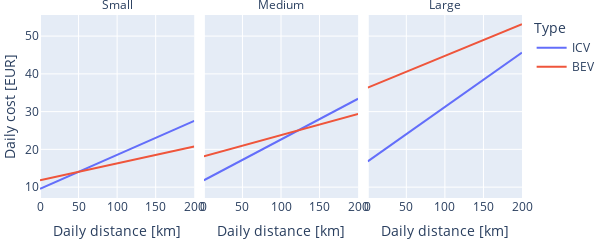

The notebook cell saved with this chart:
### Code cell
# Prepare figure comparing vehicle size trade-offs

# Small
df_small_icv = pd.DataFrame({
    "distance_km": np.linspace(0, 200),
    "cost_EUR": 210 / 22 + 9 * np.linspace(0, 200) * 1e-2,
})
df_small_icv["engine"] = "ICV"
df_small_icv["size"] = "Small"

df_small_bev = pd.DataFrame({
    "distance_km": np.linspace(0, 200),
    "cost_EUR": 260 / 22 + 4.48 * np.linspace(0, 200) * 1e-2,
})
df_small_bev["engine"] = "BEV"
df_small_bev["size"] = "Small"

# Medium
df_medium_icv = pd.DataFrame({
    "distance_km": np.linspace(0, 200),
    "cost_EUR": 260 / 22 + 10.80 * np.linspace(0, 200) * 1e-2,
})
df_medium_icv["engine"] = "ICV"
df_medium_icv["size"] = "Medium"

df_medium_bev = pd.DataFrame({
    "distance_km": np.linspace(0, 200),
    "cost_EUR": 400 / 22 + 5.60 * np.linspace(0, 200) * 1e-2,
})
df_medium_bev["engine"] = "BEV"
df_medium_bev["size"] = "Medium"

# Large
df_large_icv = pd.DataFrame({
    "distance_km": np.linspace(0, 200),
    "cost_EUR": 370 / 22 + 14.40 * np.linspace(0, 200) * 1e-2,
})
df_large_icv["engine"] = "ICV"
df_large_icv["size"] = "Large"

df_large_bev = pd.DataFrame({
    "distance_km": np.linspace(0, 200),
    "cost_EUR": 800 / 22 + 8.40 * np.linspace(0, 200) * 1e-2,
})
df_large_bev["engine"] = "BEV"
df_large_bev["size"] = "Large"

df = pd.concat([df_small_icv, df_small_bev, df_medium_icv, df_medium_bev, df_large_icv, df_large_bev])
df = df.rename(columns = { 
    "size": "Size", "engine": "Type",  
    "cost_EUR": "Daily cost [EUR]",
    "distance_km": "Daily distance [km]"
})

figure = px.line(df, x = "Daily distance [km]", y = "Daily cost [EUR]", color = "Type", facet_col = "Size")
figure.for_each_annotation(lambda item: item.update(text = item.text.split("=")[-1]))

figure.update_layout(
    width = 600,
    height = 200,
    margin=dict(
        l = 0,
        r = 0,
        b = 0,
        t = 15,
        pad = 0
    )
)

figure.write_image(figures_path / "vehicle_type_tradeoff.pdf")
figure

### Figure 1 — Plotly figure (JSON) as saved in the notebook; plotly's stock layout.template omitted (floating-point values rounded to 4 significant figures)
{"data": [{"hovertemplate": "Type=ICV<br>Size=Small<br>Daily distance [km]=%{x}<br>Daily cost [EUR]=%{y}<extra></extra>", "legendgroup": "ICV", "line": {"color": "#636efa", "dash": "solid"}, "marker": {"symbol": "circle"}, "mode": "lines", "name": "ICV", "orientation": "v", "showlegend": true, "type": "scatter", "x": [0.0, 4.082, 8.163, 12.24, 16.33, 20.41, 24.49, 28.57, 32.65, 36.73, 40.82, 44.9, 48.98, 53.06, 57.14, 61.22, 65.31, 69.39, 73.47, 77.55, 81.63, 85.71, 89.8, 93.88, 97.96, 102.0, 106.1, 110.2, 114.3, 118.4, 122.4, 126.5, 130.6, 134.7, 138.8, 142.9, 146.9, 151.0, 155.1, 159.2, 163.3, 167.3, 171.4, 175.5, 179.6, 183.7, 187.8, 191.8, 195.9, 200.0], "xaxis": "x", "y": [9.545, 9.913, 10.28, 10.65, 11.01, 11.38, 11.75, 12.12, 12.48, 12.85, 13.22, 13.59, 13.95, 14.32, 14.69, 15.06, 15.42, 15.79, 16.16, 16.53, 16.89, 17.26, 17.63, 17.99, 18.36, 18.73, 19.1, 19.46, 19.83, 20.2, 20.57, 20.93, 21.3, 21.67, 22.04, 22.4, 22.77, 23.14, 23.5, 23.87, 24.24, 24.61, 24.97, 25.34, 25.71, 26.08, 26.44, 26.81, 27.18, 27.55], "yaxis": "y"}, {"hovertemplate": "Type=ICV<br>Size=Medium<br>Daily distance [km]=%{x}<br>Daily cost [EUR]=%{y}<extra></extra>", "legendgroup": "ICV", "line": {"color": "#636efa", "dash": "solid"}, "marker": {"symbol": "circle"}, "mode": "lines", "name": "ICV", "orientation": "v", "showlegend": false, "type": "scatter", "x": [0.0, 4.082, 8.163, 12.24, 16.33, 20.41, 24.49, 28.57, 32.65, 36.73, 40.82, 44.9, 48.98, 53.06, 57.14, 61.22, 65.31, 69.39, 73.47, 77.55, 81.63, 85.71, 89.8, 93.88, 97.96, 102.0, 106.1, 110.2, 114.3, 118.4, 122.4, 126.5, 130.6, 134.7, 138.8, 142.9, 146.9, 151.0, 155.1, 159.2, 163.3, 167.3, 171.4, 175.5, 179.6, 183.7, 187.8, 191.8, 195.9, 200.0], "xaxis": "x2", "y": [11.82, 12.26, 12.7, 13.14, 13.58, 14.02, 14.46, 14.9, 15.34, 15.79, 16.23, 16.67, 17.11, 17.55, 17.99, 18.43, 18.87, 19.31, 19.75, 20.19, 20.63, 21.08, 21.52, 21.96, 22.4, 22.84, 23.28, 23.72, 24.16, 24.6, 25.04, 25.48, 25.92, 26.37, 26.81, 27.25, 27.69, 28.13, 28.57, 29.01, 29.45, 29.89, 30.33, 30.77, 31.21, 31.65, 32.1, 32.54, 32.98, 33.42], "yaxis": "y2"}, {"hovertemplate": "Type=ICV<br>Size=Large<br>Daily distance [km]=%{x}<br>Daily cost [EUR]=%{y}<extra></extra>", "legendgroup": "ICV", "line": {"color": "#636efa", "dash": "solid"}, "marker": {"symbol": "circle"}, "mode": "lines", "name": "ICV", "orientation": "v", "showlegend": false, "type": "scatter", "x": [0.0, 4.082, 8.163, 12.24, 16.33, 20.41, 24.49, 28.57, 32.65, 36.73, 40.82, 44.9, 48.98, 53.06, 57.14, 61.22, 65.31, 69.39, 73.47, 77.55, 81.63, 85.71, 89.8, 93.88, 97.96, 102.0, 106.1, 110.2, 114.3, 118.4, 122.4, 126.5, 130.6, 134.7, 138.8, 142.9, 146.9, 151.0, 155.1, 159.2, 163.3, 167.3, 171.4, 175.5, 179.6, 183.7, 187.8, 191.8, 195.9, 200.0], "xaxis": "x3", "y": [16.82, 17.41, 17.99, 18.58, 19.17, 19.76, 20.34, 20.93, 21.52, 22.11, 22.7, 23.28, 23.87, 24.46, 25.05, 25.63, 26.22, 26.81, 27.4, 27.99, 28.57, 29.16, 29.75, 30.34, 30.92, 31.51, 32.1, 32.69, 33.28, 33.86, 34.45, 35.04, 35.63, 36.21, 36.8, 37.39, 37.98, 38.57, 39.15, 39.74, 40.33, 40.92, 41.5, 42.09, 42.68, 43.27, 43.85, 44.44, 45.03, 45.62], "yaxis": "y3"}, {"hovertemplate": "Type=BEV<br>Size=Small<br>Daily distance [km]=%{x}<br>Daily cost [EUR]=%{y}<extra></extra>", "legendgroup": "BEV", "line": {"color": "#EF553B", "dash": "solid"}, "marker": {"symbol": "circle"}, "mode": "lines", "name": "BEV", "orientation": "v", "showlegend": true, "type": "scatter", "x": [0.0, 4.082, 8.163, 12.24, 16.33, 20.41, 24.49, 28.57, 32.65, 36.73, 40.82, 44.9, 48.98, 53.06, 57.14, 61.22, 65.31, 69.39, 73.47, 77.55, 81.63, 85.71, 89.8, 93.88, 97.96, 102.0, 106.1, 110.2, 114.3, 118.4, 122.4, 126.5, 130.6, 134.7, 138.8, 142.9, 146.9, 151.0, 155.1, 159.2, 163.3, 167.3, 171.4, 175.5, 179.6, 183.7, 187.8, 191.8, 195.9, 200.0], "xaxis": "x", "y": [11.82, 12.0, 12.18, 12.37, 12.55, 12.73, 12.92, 13.1, 13.28, 13.46, 13.65, 13.83, 14.01, 14.2, 14.38, 14.56, 14.74, 14.93, 15.11, 15.29, 15.48, 15.66, 15.84, 16.02, 16.21, 16.39, 16.57, 16.76, 16.94, 17.12, 17.3, 17.49, 17.67, 17.85, 18.04, 18.22, 18.4, 18.58, 18.77, 18.95, 19.13, 19.32, 19.5, 19.68, 19.86, 20.05, 20.23, 20.41, 20.6, 20.78], "yaxis": "y"}, {"hovertemplate": "Type=BEV<br>Size=Medium<br>Daily distance [km]=%{x}<br>Daily cost [EUR]=%{y}<extra></extra>", "legendgroup": "BEV", "line": {"color": "#EF553B", "dash": "solid"}, "marker": {"symbol": "circle"}, "mode": "lines", "name": "BEV", "orientation": "v", "showlegend": false, "type": "scatter", "x": [0.0, 4.082, 8.163, 12.24, 16.33, 20.41, 24.49, 28.57, 32.65, 36.73, 40.82, 44.9, 48.98, 53.06, 57.14, 61.22, 65.31, 69.39, 73.47, 77.55, 81.63, 85.71, 89.8, 93.88, 97.96, 102.0, 106.1, 110.2, 114.3, 118.4, 122.4, 126.5, 130.6, 134.7, 138.8, 142.9, 146.9, 151.0, 155.1, 159.2, 163.3, 167.3, 171.4, 175.5, 179.6, 183.7, 187.8, 191.8, 195.9, 200.0], "xaxis": "x2", "y": [18.18, 18.41, 18.64, 18.87, 19.1, 19.32, 19.55, 19.78, 20.01, 20.24, 20.47, 20.7, 20.92, 21.15, 21.38, 21.61, 21.84, 22.07, 22.3, 22.52, 22.75, 22.98, 23.21, 23.44, 23.67, 23.9, 24.12, 24.35, 24.58, 24.81, 25.04, 25.27, 25.5, 25.72, 25.95, 26.18, 26.41, 26.64, 26.87, 27.1, 27.32, 27.55, 27.78, 28.01, 28.24, 28.47, 28.7, 28.92, 29.15, 29.38], "yaxis": "y2"}, {"hovertemplate": "Type=BEV<br>Size=Large<br>Daily distance [km]=%{x}<br>Daily cost [EUR]=%{y}<extra></extra>", "legendgroup": "BEV", "line": {"color": "#EF553B", "dash": "solid"}, "marker": {"symbol": "circle"}, "mode": "lines", "name": "BEV", "orientation": "v", "showlegend": false, "type": "scatter", "x": [0.0, 4.082, 8.163, 12.24, 16.33, 20.41, 24.49, 28.57, 32.65, 36.73, 40.82, 44.9, 48.98, 53.06, 57.14, 61.22, 65.31, 69.39, 73.47, 77.55, 81.63, 85.71, 89.8, 93.88, 97.96, 102.0, 106.1, 110.2, 114.3, 118.4, 122.4, 126.5, 130.6, 134.7, 138.8, 142.9, 146.9, 151.0, 155.1, 159.2, 163.3, 167.3, 171.4, 175.5, 179.6, 183.7, 187.8, 191.8, 195.9, 200.0], "xaxis": "x3", "y": [36.36, 36.71, 37.05, 37.39, 37.74, 38.08, 38.42, 38.76, 39.11, 39.45, 39.79, 40.14, 40.48, 40.82, 41.16, 41.51, 41.85, 42.19, 42.54, 42.88, 43.22, 43.56, 43.91, 44.25, 44.59, 44.94, 45.28, 45.62, 45.96, 46.31, 46.65, 46.99, 47.34, 47.68, 48.02, 48.36, 48.71, 49.05, 49.39, 49.74, 50.08, 50.42, 50.76, 51.11, 51.45, 51.79, 52.14, 52.48, 52.82, 53.16], "yaxis": "y3"}], "layout": {"annotations": [{"font": {}, "showarrow": false, "text": "Small", "x": 0.16, "xanchor": "center", "xref": "paper", "y": 1, "yanchor": "bottom", "yref": "paper"}, {"font": {}, "showarrow": false, "text": "Medium", "x": 0.5, "xanchor": "center", "xref": "paper", "y": 1, "yanchor": "bottom", "yref": "paper"}, {"font": {}, "showarrow": false, "text": "Large", "x": 0.84, "xanchor": "center", "xref": "paper", "y": 1, "yanchor": "bottom", "yref": "paper"}], "height": 200, "legend": {"title": {"text": "Type"}, "tracegroupgap": 0}, "margin": {"b": 0, "l": 0, "pad": 0, "r": 0, "t": 15}, "width": 600, "xaxis": {"anchor": "y", "domain": [0, 0.32], "title": {"text": "Daily distance [km]"}}, "xaxis2": {"anchor": "y2", "domain": [0.34, 0.66], "matches": "x", "title": {"text": "Daily distance [km]"}}, "xaxis3": {"anchor": "y3", "domain": [0.68, 1.0], "matches": "x", "title": {"text": "Daily distance [km]"}}, "yaxis": {"anchor": "x", "domain": [0, 1], "title": {"text": "Daily cost [EUR]"}}, "yaxis2": {"anchor": "x2", "domain": [0, 1], "matches": "y", "showticklabels": false}, "yaxis3": {"anchor": "x3", "domain": [0, 1], "matches": "y", "showticklabels": false}}}
